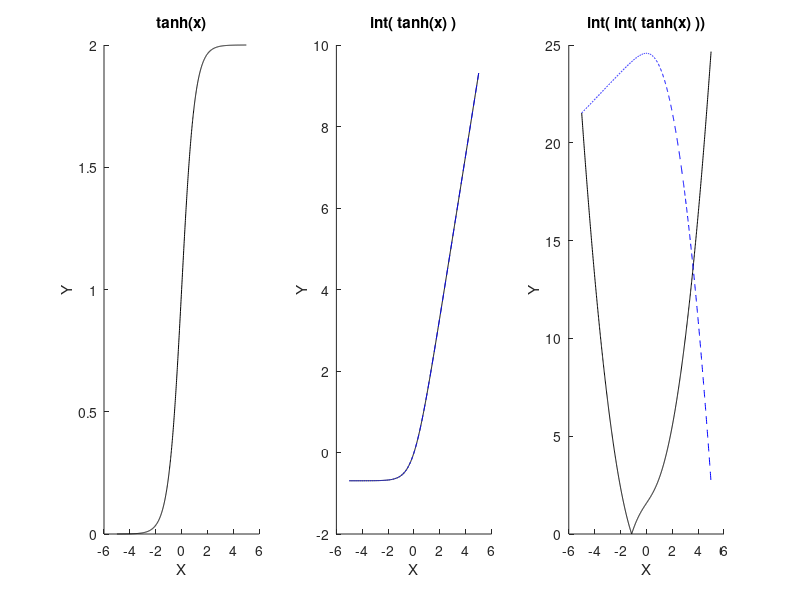

MATLAB code to generate this figure:
clc;
close all;
clear all;

x = [-5:0.01:5]';

dy  = tanh(x)+1;
y   = log(cosh(x))+x;
iy  = 2.*atan(exp(x)) ...
     + 0.5.*(2.*x.*log(exp(2.*x)+1) - 3.*x.*x - 2.*x.*log(2))  ...
     + x.*x.*0.5;


yNum = cumtrapz(x,dy,1) + y(1,1);
iyNum= cumtrapz(x,yNum,1) + iy(1,1);



figPlot=figure;
subplot(1,3,1);
    plot(x,dy,'-','Color',[0,0,0]);

    box off;

    xlabel('X');
    ylabel('Y');
    title('tanh(x)');


subplot(1,3,2);
    plot(x,y,'-','Color',[0,0,0]);
    hold on;
    plot(x,yNum,'--','Color',[0,0,1]);
    hold on;

    box off;

    xlabel('X');
    ylabel('Y');
    title('int( tanh(x) )');

subplot(1,3,3);
    plot(x,abs(iy),'-','Color',[0,0,0]);
    hold on;
    plot(x,abs(iyNum),'--','Color',[0,0,1]);
    hold on;

    box off;

    xlabel('X');
    ylabel('Y');
    title('int( int( tanh(x) ))');

